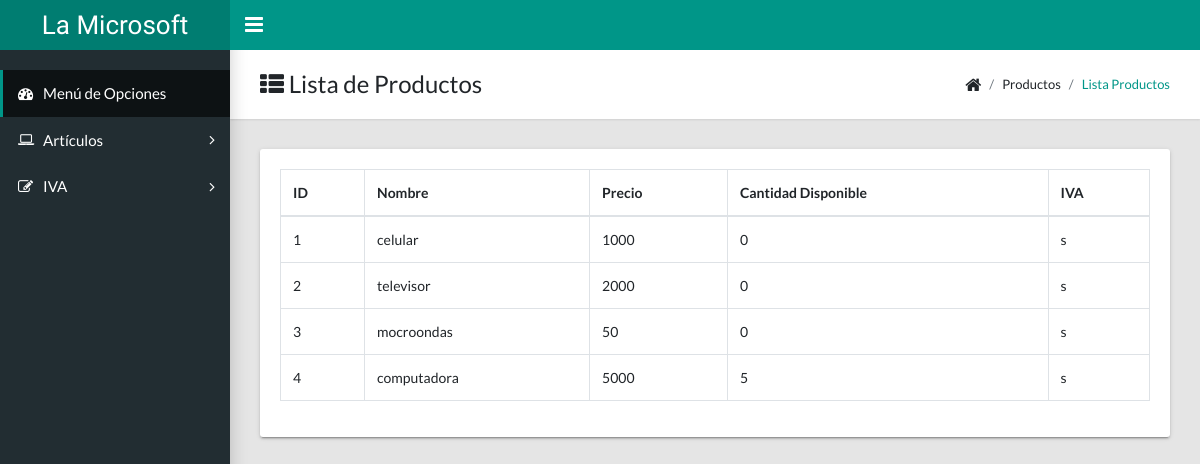
The page /examenFinalProgra4/index.php?c=producto&a=ListarProductos on the database its author committed.
### tables this page shows
CREATE TABLE `productos` (
  `id` int(11) NOT NULL,
  `nombre` varchar(50) NOT NULL,
  `precio` int(50) NOT NULL,
  `iva` varchar(1) NOT NULL,
  `cantidad` int(30) NOT NULL
);

### examenFinalProgra4/controller/producto.controlador.php (called while the page is built, shortened)
<?php
require_once "model/productos.php";
class ProductoControlador{
    public function __CONSTRUCT(){
        $this->modelo=new Producto;
    }
    public function ListarProductos(){
        require_once "view/encabezado.php";
        require_once "view/productos/index.php";
        require_once "view/pie.php";
    }
}

### examenFinalProgra4/model/database.php (called while the page is built, shortened)
<?php
class database{
    public static function Conectar()
    {
        try{
            $conexion = new PDO
            ("mysql:host=".self::servidor.";
            dbname=".self::nombredb.";charset=utf8",
            self::usuariodb,self::clave);
            $conexion->setAttribute(PDO::ATTR_ERRMODE,PDO::ERRMODE_EXCEPTION);
            return $conexion;
        }catch(PDOException $e){
            return "Falló".$e->getMessage();
        }
    }
}

### examenFinalProgra4/model/productos.php (called while the page is built, shortened)
<?php
class Producto{
private $pdo;
public function __CONSTRUCT(){
    $this->pdo = database::Conectar();
}
public function Listar(){
    try{
        $consulta=$this->pdo->prepare("SELECT *  FROM productos;");
        $consulta->execute();
        return $consulta->fetchAll(PDO::FETCH_OBJ);
    }catch(Exception $e)
    {
        die($e->getMessage());
    }
}
}

### examenFinalProgra4/view/productos/index.php (the view, shortened to what this page needs)
<main class="app-content">
  <div class="app-title">
    <div>
      <h1><i class="fa fa-th-list"></i> Lista de Productos</h1>
    </div>
    <ul class="app-breadcrumb breadcrumb side">
      <li class="breadcrumb-item"><i class="fa fa-home fa-lg"></i></li>
      <li class="breadcrumb-item">Productos</li>
      <li class="breadcrumb-item active"><a href="#">Lista Productos</a></li>
    </ul>
  </div>
  <div class="row">
    <div class="col-md-12">
      <div class="tile">
        <div class="tile-body">
          <table class="table table-hover table-bordered" id="sampleTable">
            <thead>
              <tr>
                <th>ID</th>
                <th>Nombre</th>
                <th>Precio</th>
                <th>Cantidad Disponible</th>
                <th>IVA </th>
              </tr>
            </thead>
            <tbody>
            <?php foreach($this->modelo->Listar() as $r):?>
              <tr>
                <td><?=$r->id?></td>
                <td><?=$r->nombre?></td>
                <td><?=$r->precio?></td>
                <td><?=$r->cantidad?></td>
                <td><?=$r->iva?></td>
              </tr>
            <?php endforeach;?>
            </tbody>
          </table>
        </div>
      </div>
    </div>
  </div>

### examenFinalProgra4/index.php (shortened to what this page needs)
<?php
require_once "model/database.php";
if(!isset($_GET['c'])){
    require_once "controller/inicio.controlador.php";
    $controlador = new InicioControlador();
    call_user_func(array($controlador, "inicio"));
}else{
    $controlador = new $controlador;
    $accion = isset($_GET['a']) ? $_GET['a'] : "Inicio";
    call_user_func(array($controlador,$accion));
}

### examenFinalProgra4/view/encabezado.php (shortened to what this page needs)
<!DOCTYPE html>
<html lang="en">
  <head>
    <link rel="stylesheet" type="text/css" href="assets/css/main.css">
    <link rel="stylesheet" type="text/css" href="https://maxcdn.bootstrapcdn.com/font-awesome/4.7.0/css/font-awesome.min.css">
  </head>
  <body class="app sidebar-mini rtl">
    <header class="app-header"><a class="app-header__logo" href="?c=producto&a=Inicio">La Microsoft</a>
      <a class="app-sidebar__toggle" href="#" data-toggle="sidebar" aria-label="Hide Sidebar"></a>
      <ul class="app-nav">
    </header>
    <aside class="app-sidebar">
      <ul class="app-menu">
        <li><a class="app-menu__item active" href="?c=producto&a=Inicio"><i class="app-menu__icon fa fa-dashboard"></i><span class="app-menu__label">Menú de Opciones</span></a></li>
        <li class="treeview"><a class="app-menu__item" href="#" data-toggle="treeview"><i class="app-menu__icon fa fa-laptop"></i><span class="app-menu__label">Artículos</span><i class="treeview-indicator fa fa-angle-right"></i></a>
        </li>
        <li class="treeview"><a class="app-menu__item" href="#" data-toggle="treeview"><i class="app-menu__icon fa fa-edit"></i><span class="app-menu__label">IVA</span><i class="treeview-indicator fa fa-angle-right"></i></a>
        </li>
      </ul>
    </aside>

### examenFinalProgra4/view/pie.php (shortened to what this page needs)
  </body>
</html>

### rows shown on the page
productos: id "1", nombre "celular", precio "1000", cantidad "0", iva "s"
productos: id "2", nombre "televisor", precio "2000", cantidad "0", iva "s"
productos: id "3", nombre "mocroondas", precio "50", cantidad "0", iva "s"
productos: id "4", nombre "computadora", precio "5000", cantidad "5", iva "s"
